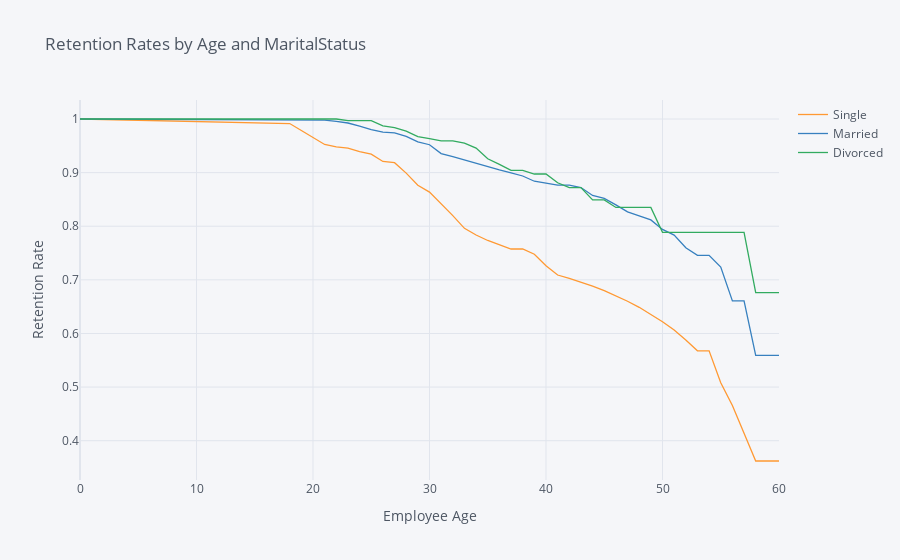

This figure's notebook cell:
### Markdown cell above
## 5. Let's also look at the marital status curves by employee age. Generate and plot the survival curves showing retention rates by marital status and age.

### Code cell
rates = survival(data, 'MaritalStatus', 'Age', 'Attrition')

rates.iplot(kind='line', xTitle='Employee Age', yTitle='Retention Rate',
            title='Retention Rates by Age and MaritalStatus')

### Figure 1 — Plotly figure (JSON) as saved in the notebook; plotly's stock layout.template omitted (floating-point values rounded to 4 significant figures)
{"data": [{"line": {"color": "rgba(255, 153, 51, 1.0)", "dash": "solid", "shape": "linear", "width": 1.3}, "mode": "lines", "name": "Single", "text": "", "type": "scatter", "x": [0, 18, 19, 20, 21, 22, 23, 24, 25, 26, 27, 28, 29, 30, 31, 32, 33, 34, 35, 36, 37, 38, 39, 40, 41, 42, 43, 44, 45, 46, 47, 48, 49, 50, 51, 52, 53, 54, 55, 56, 57, 58, 59, 60], "y": [1, 0.9915, 0.9786, 0.9657, 0.9525, 0.9481, 0.9459, 0.9391, 0.9346, 0.9208, 0.9185, 0.899, 0.8765, 0.8636, 0.8421, 0.8198, 0.7961, 0.7837, 0.7734, 0.7659, 0.7575, 0.7575, 0.7477, 0.7263, 0.709, 0.7027, 0.6957, 0.6882, 0.6799, 0.6705, 0.6601, 0.6488, 0.636, 0.6219, 0.6064, 0.588, 0.5677, 0.5677, 0.508, 0.4656, 0.4139, 0.3622, 0.3622, 0.3622]}, {"line": {"color": "rgba(55, 128, 191, 1.0)", "dash": "solid", "shape": "linear", "width": 1.3}, "mode": "lines", "name": "Married", "text": "", "type": "scatter", "x": [0, 18, 19, 20, 21, 22, 23, 24, 25, 26, 27, 28, 29, 30, 31, 32, 33, 34, 35, 36, 37, 38, 39, 40, 41, 42, 43, 44, 45, 46, 47, 48, 49, 50, 51, 52, 53, 54, 55, 56, 57, 58, 59, 60], "y": [1, 0.9978, 0.9978, 0.9978, 0.9978, 0.9955, 0.9925, 0.9865, 0.9804, 0.9757, 0.9741, 0.9675, 0.9573, 0.952, 0.9355, 0.9297, 0.9235, 0.9171, 0.9103, 0.9052, 0.8996, 0.8937, 0.884, 0.8805, 0.8766, 0.8766, 0.8721, 0.8574, 0.8521, 0.8399, 0.8267, 0.8195, 0.8118, 0.7941, 0.7835, 0.7598, 0.7457, 0.7457, 0.7238, 0.6608, 0.6608, 0.5592, 0.5592, 0.5592]}, {"line": {"color": "rgba(50, 171, 96, 1.0)", "dash": "solid", "shape": "linear", "width": 1.3}, "mode": "lines", "name": "Divorced", "text": "", "type": "scatter", "x": [0, 18, 19, 20, 21, 22, 23, 24, 25, 26, 27, 28, 29, 30, 31, 32, 33, 34, 35, 36, 37, 38, 39, 40, 41, 42, 43, 44, 45, 46, 47, 48, 49, 50, 51, 52, 53, 54, 55, 56, 57, 58, 59, 60], "y": [1, 1, 1, 1, 1, 1, 0.9969, 0.9969, 0.9969, 0.9873, 0.9841, 0.9774, 0.967, 0.9633, 0.9594, 0.9594, 0.955, 0.9458, 0.9258, 0.9153, 0.9041, 0.9041, 0.8974, 0.8974, 0.8811, 0.8719, 0.8719, 0.849, 0.849, 0.8351, 0.8351, 0.8351, 0.8351, 0.7887, 0.7887, 0.7887, 0.7887, 0.7887, 0.7887, 0.7887, 0.7887, 0.676, 0.676, 0.676]}], "layout": {"autosize": true, "legend": {"bgcolor": "#F5F6F9", "font": {"color": "#4D5663"}}, "paper_bgcolor": "#F5F6F9", "plot_bgcolor": "#F5F6F9", "title": {"font": {"color": "#4D5663"}, "text": "Retention Rates by Age and MaritalStatus"}, "xaxis": {"autorange": true, "gridcolor": "#E1E5ED", "range": [0, 60], "showgrid": true, "tickfont": {"color": "#4D5663"}, "title": {"font": {"color": "#4D5663"}, "text": "Employee Age"}, "type": "linear", "zerolinecolor": "#E1E5ED"}, "yaxis": {"autorange": true, "gridcolor": "#E1E5ED", "range": [0.3267, 1.035], "showgrid": true, "tickfont": {"color": "#4D5663"}, "title": {"font": {"color": "#4D5663"}, "text": "Retention Rate"}, "type": "linear", "zerolinecolor": "#E1E5ED"}}}
